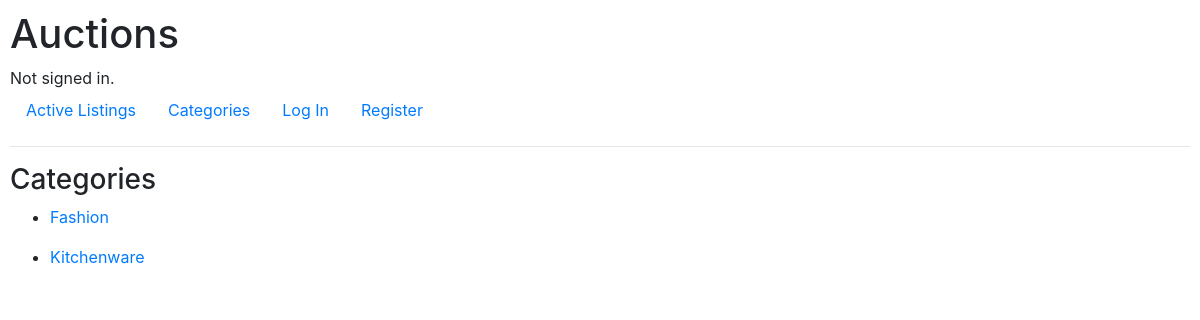
Page /categories/ on the earlier database version.
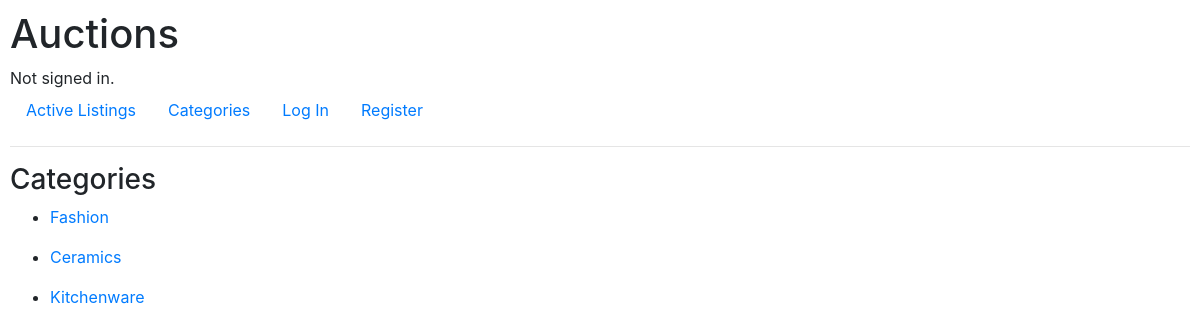
Same page on the later database version.
### auctions/models.py (models this page shows, shortened)
class Listing(models.Model):
    seller = models.ForeignKey(settings.AUTH_USER_MODEL,
                               on_delete=models.CASCADE,
                               related_name="own_goods")
    title = models.CharField(max_length=32)
    description = models.TextField()
    starting_bid = models.PositiveIntegerField()
    image = models.URLField()
    category = models.CharField(max_length=24, null=True, blank=True)
    date_created = models.DateField(auto_now_add=True)

### auctions/views.py (the view)
# urls.py: path("categories/", views.categories, name="categories"),
def categories(request):
    listings = Listing.objects.all()
    categories_list = []
    for listing in listings:
        categories_list.append(listing.category)
    all_categories = set(categories_list)
    return render(request, "auctions/category_list.html",
                  {"categories": all_categories})

### auctions/templates/auctions/category_list.html (shortened to what this page needs)
{% extends "auctions/layout.html" %}
{% block body %}
<h3>Categories</h3>
{% for category in categories %}
    <ul>
        <li><a href="{% url 'a_category' category %}">{{ category }}</a></li>
    </ul>
{% endfor %}
{% endblock %}

Differences in the rows shown:
added Listing: categories "Ceramics"
